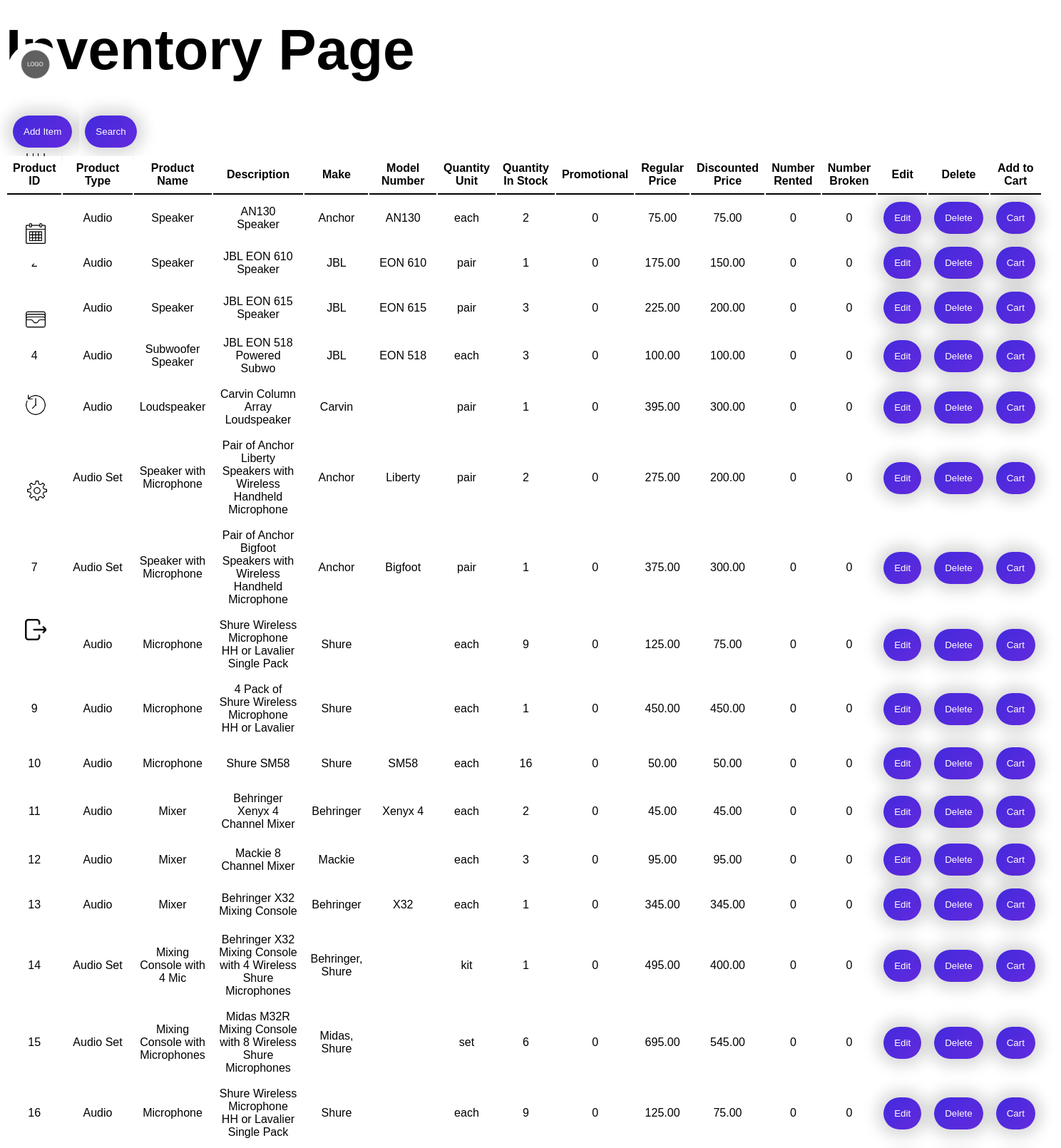
Page /homepageSearchTester.php (upper part) on the committed database.
### tables this page shows
CREATE TABLE `product` (
  `product_ID` int(11) NOT NULL,
  `product_type` varchar(25) NOT NULL,
  `product_name` varchar(100) NOT NULL,
  `product_description` varchar(255) NOT NULL,
  `make` varchar(25) NOT NULL,
  `model` varchar(100) NOT NULL,
  `qty_unit` varchar(12) NOT NULL,
  `qty_in_stock` int(3) NOT NULL,
  `is_promotional` tinyint(1) NOT NULL,
  `reg_price` decimal(10,2) NOT NULL,
  `discounted_price` decimal(10,2) NOT NULL,
  `num_rented` int(3) NOT NULL,
  `num_broken` int(3) NOT NULL,
  `is_discontinued` tinyint(1) NOT NULL,
  `vendor_ID_fk` int(11) NOT NULL
);

### homepageSearchTester.php (the view, shortened to what this page needs)
<!DOCTYPE html>
<html>
<head>
    <link rel="stylesheet" href=".\css\homePage.css">
    <link rel="stylesheet" href="./css/inventoryStyle.css">
</head>
<body>
    <div class = "wrap">
        <main>
            <div class = "leftPanel">
                <div class = "nav-bar">
                    <ul>
                        <li>
                            <a class = "logo" href="homePage.php">
                                    <img src=".\Assets\logo-placeholder-image.png" height = 60px width = 60px alt="logo">
                            </a>
                        </li>
                        <li>
                            <a class = "home" href="homePage.php">
                            </a>
                        </li>
                        <li>
                            <a class = "calendar" href="calendarPage.php">
                                <img src=".\Assets\calendar.png" onmouseover="this.src='./Assets/whitecalendar.png'" onmouseout="this.src='./Assets/calendar.png'" height = 30px width = 30px alt = "calendar-icon">
                            </a>
                        </li>
                        <li>
                            <a class = "money" href="moneyPage.php">
                                <img src=".\Assets\wallet.png" onmouseover="this.src='./Assets/whitewallet.png'" onmouseout="this.src='./Assets/wallet.png'" height = 30px width = 30px alt = "wallet-icon">
                            </a>
                        </li>
                        <li>
                            <a class = "history" href="historyPage.php">
                                <img src=".\Assets\history.png" onmouseover="this.src='./Assets/historywhite.png'" onmouseout="this.src='./Assets/history.png'" height = 30px width = 30px alt = "history-icon">
                            </a>
                        </li>
                        <li>
                            <a class = "settings" href="settingsPage.php">
                                <img src=".\Assets\setting.png" onmouseover="this.src='./Assets/settingswhite.png'" onmouseout="this.src='./Assets/setting.png'" height = 30px width = 30px alt = "settings-icon">
                            </a>
                        </li>
                        <li>
                            <a class = "logout" href="link to signin page">
                                <img src=".\Assets\logout.png" height = 30px width = 30px alt = "logout-icon">
                            </a>
                        </li>
                    </ul>
                </div>
            </div>
            <div class = "middlePanel">
                <div class = "inventory">
                        <h1>Inventory Page</h1>
                        <br><br>
                    <table id="controlPanel">
                        <tr>
                            <th id="addItemBtnTH">
                                <button type="button" onclick="addItem()">Add Item</button>
                            </th>
                            <th id="searchBtn">
                                <button type="button" onclick="searchItem()">Search</button>
                            </th>
                        </tr>
                    </table>
                    <div id = "inventoryWrapper">
                        <table id="inventory">
                            <tr>
                                <th>Product ID</th>
                                <th>Product Type</th>
                                <th>Product Name</th>
                                <th>Description</th>
                                <th>Make</th>
                                <th>Model Number</th>
                                <th>Quantity Unit</th>
                                <th>Quantity In Stock</th>
                                <th>Promotional</th>
                                <th>Regular Price</th>
                                <th>Discounted Price</th>
                                <th>Number Rented</th>
                                <th>Number Broken</th>
                                <th>Edit</th>
                                <th>Delete</th>
                                <th>Add to Cart</th>
                            </tr>
                            <?php
                                $host='127.0.0.1';
                                $db = 'hv_audio_visual';
                                $user = 'root';
                                $pass = '';
                                $charset = 'utf8mb4';
                                $dsn = "mysql:host=$host;dbname=$db;charset=$charset";
                                $options = [
                                    PDO::ATTR_ERRMODE            => PDO::ERRMODE_EXCEPTION,
                                    PDO::ATTR_DEFAULT_FETCH_MODE => PDO::FETCH_ASSOC,
                                    PDO::ATTR_EMULATE_PREPARES   => false,
                                ];
                                try {
                                    $pdo = new PDO($dsn, $user, $pass, $options);
                                    $getData = $pdo->query($_SESSION["searchTypeInput"]);
                                    foreach($getData as $row){
                                        echo "<tr>";
                                        echo "<td> {$row['product_ID']} </td>";
                                        echo "<td> {$row['product_type']} </td>";
                                        echo "<td> {$row['product_name']} </td>";
                                        echo "<td> {$row['product_description']} </td>";
                                        echo "<td> {$row['make']} </td>";
                                        echo "<td> {$row['model']} </td>";
                                        echo "<td> {$row['qty_unit']} </td>";
                                        echo "<td> {$row['qty_in_stock']} </td>";
                                        echo "<td> {$row['is_promotional']} </td>";
                                        echo "<td> {$row['reg_price']} </td>";
                                        echo "<td> {$row['discounted_price']} </td>";
                                        echo "<td> {$row['num_rented']} </td>";
                                        echo "<td> {$row['num_broken']} </td>";
                                        $p_id = "'".$row['product_ID']."'";
                                        $p_type = "'".$row['product_type']."'";
                                        $p_name = "'".$row['product_name']."'";
                                        $p_description = "'".$row['product_description']."'";
                                        $p_make = "'".$row['make']."'";
                                        $p_model = "'".$row['model']."'";
                                        $p_qty_unit = "'".$row['qty_unit']."'";
                                        $p_qty_in_stock = "'".$row['qty_in_stock']."'";
                                        $p_is_promotional = "'".$row['is_promotional']."'";
                                        $p_reg_price = "'".$row['reg_price']."'";
                                        $p_discounted_price = "'".$row['discounted_price']."'";
                                        $p_num_rented = "'".$row['num_rented']."'";
                                        $p_num_broken = "'".$row['num_broken']."'";
                                        printf('<td><button type="button" onclick="editPane(%s,%s, %s,%s,%s,%s,%s,%s,%s,%s,%s,%s,%s)">Edit</button>',$p_id,$p_name,$p_type,$p_description, $p_make, $p_model, $p_qty_unit, $p_qty_in_stock, $p_is_promotional, $p_reg_price, $p_discounted_price, $p_num_rented, $p_num_broken);
                                        echo "<form name='remove' action='./includes/productRemove.inc.php' method='post'>";
                                        echo "<td><button type='submit' name='submit' value='submit'>Delete</button>";
                                        echo "<td><button type='button'>Cart</button>";
                                        echo "<td> <input type='hidden' name='PID' id='deleteID' value='{$row['product_ID']}'> </td>";
                                        echo "</form>";
                                        echo "</tr>";
                                    }
                                } catch (\PDOException $e) {
                                        $_SESSION["searchTypeInput"] = "select * from product";
                                        throw new \PDOException($e->getMessage(), (int)$e->getCode());
                                }
                            ?>
                        </table>
                    </div>
                </div>
        </main>
    </div>
</body>
</html>

### css/homePage.css (style rules this page uses)
html, body { height: 100%; }
.wrap { height: 100vh; display: flex; flex-wrap: wrap; }
main { flex: 1; display: flex; flex-wrap: wrap; }
.nav-bar { height: 100%; width: 5.625rem; text-align: center; padding-right: 0px; }
.nav-bar ul { list-style-type: none; }
.nav-bar li { width: 80px; height: 80px; position: absolute; text-align: center; border-radius: 50%; background-color: white; }
.nav-bar li:nth-child(1) { top: 60px; left: 10px; }
.nav-bar li:nth-child(2) { top: 170px; left: 10px; }
.nav-bar li:nth-child(3) { top: 290px; left: 10px; }
.nav-bar li:nth-child(4) { top: 410px; left: 10px; }
.nav-bar li:nth-child(5) { top: 530px; left: 10px; }
.nav-bar li:nth-child(6) { top: 650px; left: 12px; }
.nav-bar li:nth-child(7) { top: 845px; left: 10px; }
.nav-bar li img { padding-top: 23px; }
.nav-bar li:nth-child(1) img { padding-top: 0px; }
.middlePanel { flex: 2; width: 100%; height: 100%; flex-wrap: wrap; }
.inventory { height: inherit; }

### css/inventoryStyle.css (style rules this page uses)
html { font-family: sans-serif; }
h1 { font-size: 80px; margin: 0; }
th { border-bottom: 2px black solid; }
button { text-align: center; }
#addItemBtnTH { border: none; }
#searchBtn { border: none; }
button,input[type="submit"] { border: none; padding: 15px; border-radius: 100px; background: linear-gradient(135.76deg, #452ADD 7.5%, #602add 88.59%); color: rgb(255, 255, 255); box-shadow: 0px 0px 20px 10px rgba(0, 0, 0, 0.15); transition: padding 0.5s, font-weight 0.5s; }
.inventory { height: 80%; }
th { background-color: white; position: sticky; top: 0; }

### rows in the picture
product: product_type "Audio", product_name "Speaker", product_description "AN130 Speaker", make "Anchor", model "AN130", qty_unit "each", qty_in_stock "2", is_promotional "0", reg_price "75.00", discounted_price "75.00", num_rented "0", num_broken "0"
product: product_type "Audio", product_name "Speaker", product_description "JBL EON 610 Speaker", make "JBL", model "EON 610", qty_unit "pair", qty_in_stock "1", is_promotional "0", reg_price "175.00", discounted_price "150.00", num_rented "0", num_broken "0"
product: product_type "Audio", product_name "Speaker", product_description "JBL EON 615 Speaker", make "JBL", model "EON 615", qty_unit "pair", qty_in_stock "3", is_promotional "0", reg_price "225.00", discounted_price "200.00", num_rented "0", num_broken "0"
product: product_ID "4", product_type "Audio", product_name "Subwoofer Speaker", product_description "JBL EON 518 Powered Subwo", make "JBL", model "EON 518", qty_unit "each", qty_in_stock "3", is_promotional "0", reg_price "100.00", discounted_price "100.00", num_rented "0", num_broken "0"
product: product_type "Audio", product_name "Loudspeaker", product_description "Carvin Column Array Loudspeaker", make "Carvin", qty_unit "pair", qty_in_stock "1", is_promotional "0", reg_price "395.00", discounted_price "300.00", num_rented "0", num_broken "0"
product: product_type "Audio Set", product_name "Speaker with Microphone", product_description "Pair of Anchor Liberty Speakers with Wireless Handheld Microphone", make "Anchor", model "Liberty", qty_unit "pair", qty_in_stock "2", is_promotional "0", reg_price "275.00", discounted_price "200.00", num_rented "0", num_broken "0"
product: product_ID "7", product_type "Audio Set", product_name "Speaker with Microphone", product_description "Pair of Anchor Bigfoot Speakers with Wireless Handheld Microphone", make "Anchor", model "Bigfoot", qty_unit "pair", qty_in_stock "1", is_promotional "0", reg_price "375.00", discounted_price "300.00", num_rented "0", num_broken "0"
product: product_type "Audio", product_name "Microphone", product_description "Shure Wireless Microphone HH or Lavalier Single Pack", make "Shure", qty_unit "each", qty_in_stock "9", is_promotional "0", reg_price "125.00", discounted_price "75.00", num_rented "0", num_broken "0"
product: product_ID "9", product_type "Audio", product_name "Microphone", product_description "4 Pack of Shure Wireless Microphone HH or Lavalier", make "Shure", qty_unit "each", qty_in_stock "1", is_promotional "0", reg_price "450.00", discounted_price "450.00", num_rented "0", num_broken "0"
product: product_ID "10", product_type "Audio", product_name "Microphone", product_description "Shure SM58", make "Shure", model "SM58", qty_unit "each", qty_in_stock "16", is_promotional "0", reg_price "50.00", discounted_price "50.00", num_rented "0", num_broken "0"
product: product_ID "11", product_type "Audio", product_name "Mixer", product_description "Behringer Xenyx 4 Channel Mixer", make "Behringer", model "Xenyx 4", qty_unit "each", qty_in_stock "2", is_promotional "0", reg_price "45.00", discounted_price "45.00", num_rented "0", num_broken "0"
product: product_ID "12", product_type "Audio", product_name "Mixer", product_description "Mackie 8 Channel Mixer", make "Mackie", qty_unit "each", qty_in_stock "3", is_promotional "0", reg_price "95.00", discounted_price "95.00", num_rented "0", num_broken "0"
product: product_ID "13", product_type "Audio", product_name "Mixer", product_description "Behringer X32 Mixing Console", make "Behringer", model "X32", qty_unit "each", qty_in_stock "1", is_promotional "0", reg_price "345.00", discounted_price "345.00", num_rented "0", num_broken "0"
product: product_ID "14", product_type "Audio Set", product_name "Mixing Console with 4 Mic", product_description "Behringer X32 Mixing Console with 4 Wireless Shure Microphones", make "Behringer, Shure", qty_unit "kit", qty_in_stock "1", is_promotional "0", reg_price "495.00", discounted_price "400.00", num_rented "0", num_broken "0"
product: product_ID "15", product_type "Audio Set", product_name "Mixing Console with Microphones", product_description "Midas M32R Mixing Console with 8 Wireless Shure Microphones", make "Midas, Shure", qty_unit "set", qty_in_stock "6", is_promotional "0", reg_price "695.00", discounted_price "545.00", num_rented "0", num_broken "0"
product: product_ID "16", product_type "Audio", product_name "Microphone", product_description "Shure Wireless Microphone HH or Lavalier Single Pack", make "Shure", qty_unit "each", qty_in_stock "9", is_promotional "0", reg_price "125.00", discounted_price "75.00", num_rented "0", num_broken "0"
